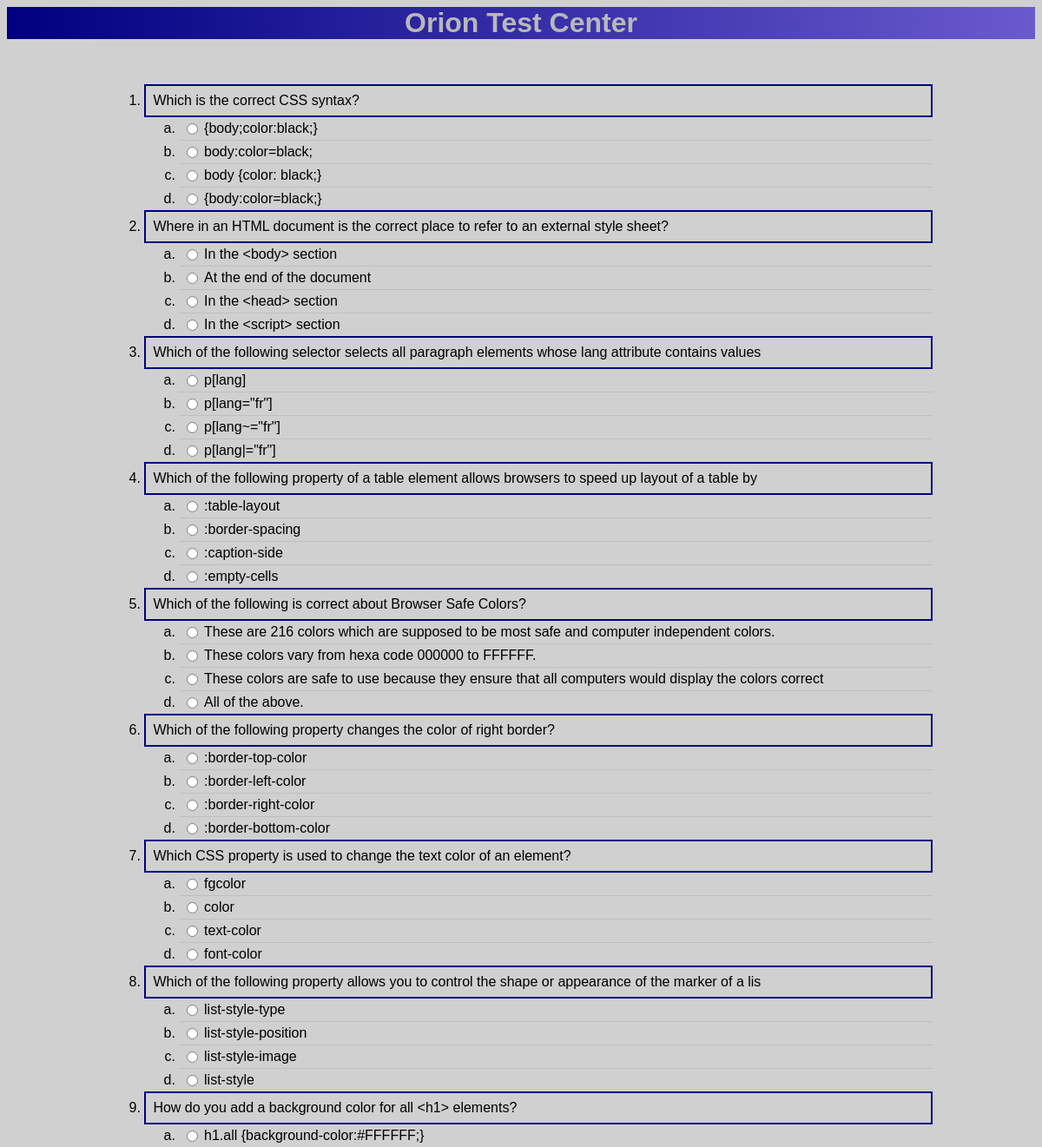
Page /doAssessment.php (upper part) on the earlier database version.
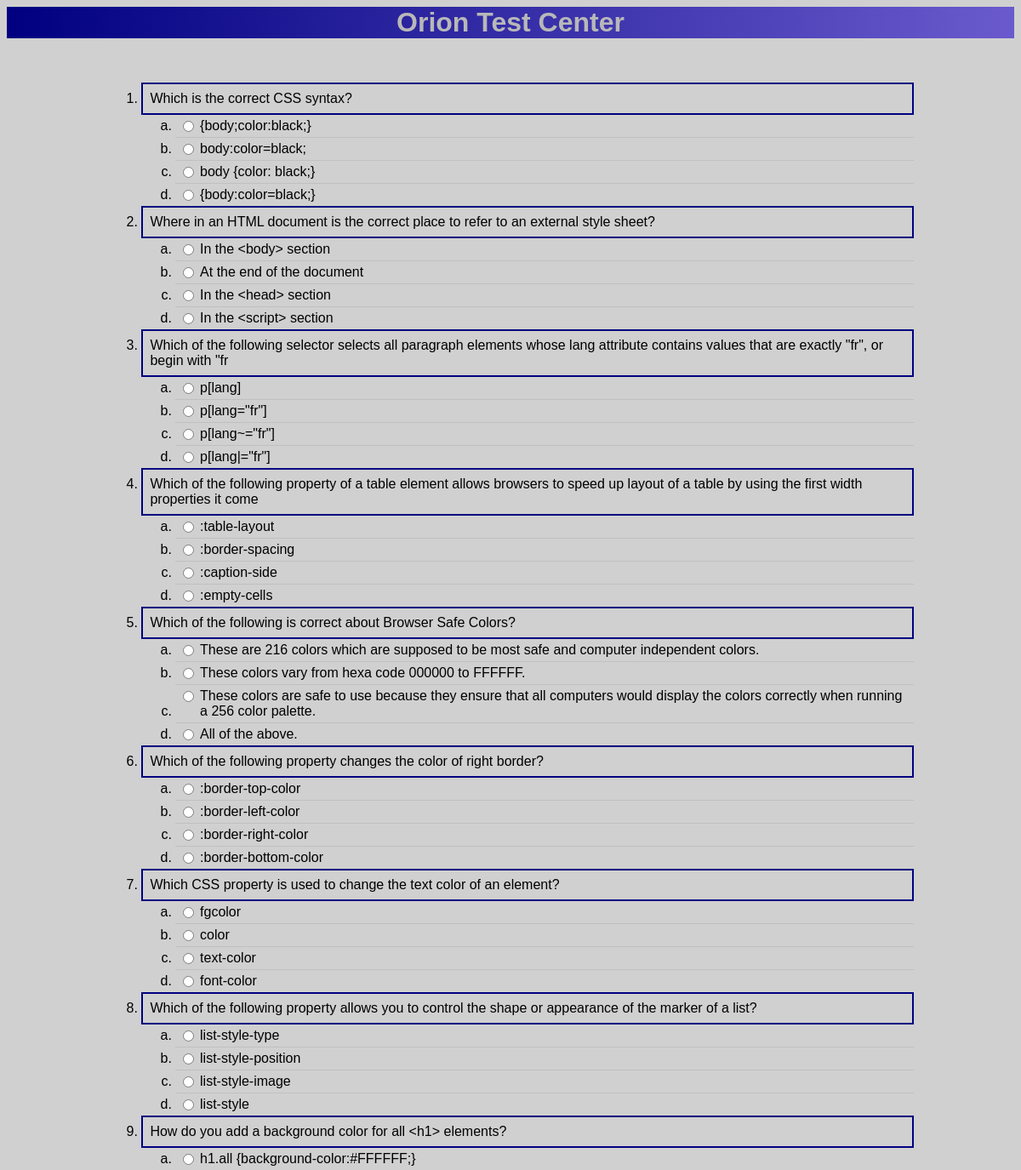
Same page on the later database version.
### tables this page shows
CREATE TABLE `question` (
  `question_id` int(11) NOT NULL AUTO_INCREMENT,
  `subject_id` int(11) NOT NULL,
  `description` varchar(140) DEFAULT NULL,
  `optionA` varchar(140) DEFAULT NULL,
  `optionB` varchar(140) DEFAULT NULL,
  `optionC` varchar(140) DEFAULT NULL,
  `optionD` varchar(140) DEFAULT NULL,
  `answer` enum('a','b','c','d') DEFAULT NULL,
  `active` boolean NOT NULL DEFAULT 1,
  PRIMARY KEY (`question_id`),
  FOREIGN KEY (`subject_id`) REFERENCES `subject` (`subject_id`) 
);

### model/question_db.php (called while the page is built, shortened)
<?php
function get_questions_by_subject($subject_id) {
    global $db;
    $query = 'SELECT * FROM question
              WHERE subject_id = :subject_id
              ORDER BY question_id';
    try {
        $statement = $db->prepare($query);
        $statement->bindValue(':subject_id', $subject_id);
        $statement->execute();
        $result = $statement->fetchAll();
        return $result;
    } catch (PDOException $e) {
        $error_message = $e->getMessage();
        display_db_error($error_message);
    }
}
?>

### doAssessment.php (the view, shortened to what this page needs)
<?php
require_once('model/database.php');
require_once('model/question_db.php');
$subjectId = filter_input(INPUT_POST, "subjectId");
if (!isset($subjectId)) { $subjectId = "1"; }
$questions = get_questions_by_subject($subjectId);
$selectedQuestions = array();
do {
    $i = mt_rand(0, count($questions) - 1);
    if (!array_search($questions[$i], $selectedQuestions)) {
        $selectedQuestions[] = $questions[$i];
    }
} while (count($selectedQuestions) < 10);
include 'view/header.php'; ?>
<section>
    <form class="form-questions" action="doAssessment.php" method="post">
        <ol><?php foreach ($selectedQuestions as $item) { ?>
            <li class="list-group-question"><span><?php echo htmlspecialchars($item["description"]); ?></span></li>
            <ol  class="list-group-answer" type="a">
                <li><input type="radio" name="<?php echo $item["question_id"]; ?>" value="a" id="<?php echo $item["question_id"]; ?>a">
                    <span><label class="cursor" for="<?php echo $item["question_id"]; ?>a"><?php echo htmlspecialchars($item["optionA"]); ?></label></span></li>
                <li><input type="radio" name="<?php echo $item["question_id"]; ?>" value="b" id="<?php echo $item["question_id"]; ?>b">
                    <span><label class="cursor" for="<?php echo $item["question_id"]; ?>b"><?php echo htmlspecialchars($item["optionB"]); ?></label></span></li>
                <li><input type="radio" name="<?php echo $item["question_id"]; ?>" value="c" id="<?php echo $item["question_id"]; ?>c">
                    <span><label class="cursor" for="<?php echo $item["question_id"]; ?>c"><?php echo htmlspecialchars($item["optionC"]); ?></label></span></li>
                <li><input type="radio" name="<?php echo $item["question_id"]; ?>" value="d" id="<?php echo $item["question_id"]; ?>d">
                    <span><label class="cursor" for="<?php echo $item["question_id"]; ?>d"><?php echo htmlspecialchars($item["optionD"]); ?></label></span></li>
            </ol>
        <?php } ?></ol>
    </form>
</section>
<?php include 'view/footer.php'; ?>

### view/header.php (shortened to what this page needs)
<!DOCTYPE html>
<html>
<head>
    <link rel="stylesheet" type="text/css" href="css/style.css" />
    <link rel="stylesheet" type="text/css" href="css/lists.css" />
    <link rel="stylesheet" type="text/css" href="css/forms.css" />
</head>
<body class="text-center">
<header>
    <h1>Orion Test Center</h1>
</header>
<main>

### view/footer.php (shortened to what this page needs)
</main>
</body>
</html>

### css/style.css (style rules this page uses)
html { position: relative; min-height: 100%; background: #D0D0D0; }
body { margin-bottom: 60px; font-family: Verdana,Geneva,sans-serif; }
header { text-align: center; background-image: linear-gradient(90deg, #000080, #6A5ACD); }
header h1 { color: #B8B8B8; }
.form-questions { text-align: left; width: 80%; padding: 15px; margin: 0 auto; }
.cursor { cursor: pointer; }

### css/lists.css (style rules this page uses)
.list-group-question { padding: 0.5em; border: 2px solid navy; }
.list-group-answer li { padding: 0.25em; border-top: 1px solid silver; }
.list-group-answer li:first-child { border-top: 0px none silver; }
.list-group-answer input { margin-right: 0.5em; float: left; }
.list-group-answer label { margin: -0.25em; padding: 0.25em; width: 100%; display: inline-block; }
.list-group-answer span { margin: 0; padding: 0; display: block; overflow: hidden; }

Differences in the rows shown:
changed question "p[lang]": description "Which of the following selector selects all paragraph elements whose lang attribute contains values" → "Which of the following selector selects all paragraph elements whose lang attribute contains values that are exactly \"fr\", or begin with \"fr"
changed question ":table-layout": description "Which of the following property of a table element allows browsers to speed up layout of a table by" → "Which of the following property of a table element allows browsers to speed up layout of a table by using the first width properties it come"
changed question "Which of the following is correct about Browser Safe Colors?": optionC "These colors are safe to use because they ensure that all computers would display the colors correct" → "These colors are safe to use because they ensure that all computers would display the colors correctly when running a 256 color palette."
changed question "list-style-type": description "Which of the following property allows you to control the shape or appearance of the marker of a lis" → "Which of the following property allows you to control the shape or appearance of the marker of a list?"
